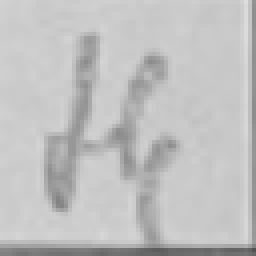
#> input picture realdataset/cells_64x64/p1_r14_c11_Ң.png, 64 x 64 px, given in place of media_1789575689337.jpg, which was not available (shown 4 times larger)
$ python process_realdataset.py
#> lines starting #> are read from the running program, lines starting #| are printed output that depends on the picture
"""
Rectify and slice handwritten collection sheet photos into labeled dataset.
Grid specification:
- 24 rows per sheet, 17 cells per row (10x10 mm each)
- Left prompt box (12 mm + 3 mm gap)
- Row height: 10 mm, Row gap: 1.8 mm
- Total cells across 5 pages: 5 * 24 * 17 = 2,040 samples
"""

import os
import sys
import json
import csv
from pathlib import Path
import cv2
import numpy as np

sys.stdout.reconfigure(encoding='utf-8', line_buffering=True)

# 1. Letter Schedule matching generate_collection_pdf.py
LETTER_SCHEDULE = [
    ("Ә", 5), ("Җ", 5), ("Ң", 5), ("Ө", 5), ("Ү", 5), ("Һ", 5),
    ("Щ", 4), ("Ц", 4), ("Ч", 4), ("Ш", 4), ("Д", 4), ("Ю", 4),
    ("Б", 4), ("Э", 4),
    ("А", 2), ("В", 2), ("Г", 2), ("Е", 2), ("Ё", 2), ("Ж", 2),
    ("З", 2), ("И", 2), ("Й", 2), ("К", 2), ("Л", 2), ("М", 2),
    ("Н", 2), ("О", 2), ("П", 2), ("Р", 2), ("С", 2), ("Т", 2),
    ("У", 2), ("Ф", 2), ("Х", 2), ("Ъ", 2), ("Ы", 2), ("Ь", 2),
    ("Я", 2),
    ("Ә", 2), ("Җ", 2), ("Ң", 2), ("Ө", 2), ("Щ", 2),
]

all_rows = []
for char, count in LETTER_SCHEDULE:
    for _ in range(count):
        all_rows.append(char)

ROWS_PER_PAGE = 24
COLS_PER_ROW = 17

PAGE_LETTERS = {}
for p in range(5):
    PAGE_LETTERS[p + 1] = all_rows[p * ROWS_PER_PAGE : (p + 1) * ROWS_PER_PAGE]

# 2. Source Images
PAGE_IMAGES = {
    1: r"C:/Users/galee/.gemini/antigravity/brain/4ab736f3-96bf-481a-bcfe-485478017736/.user_uploaded/media_1789575689337.jpg",
    2: r"C:/Users/galee/.gemini/antigravity/brain/4ab736f3-96bf-481a-bcfe-485478017736/.user_uploaded/media_1789575689351.jpg",
    3: r"C:/Users/galee/.gemini/antigravity/brain/4ab736f3-96bf-481a-bcfe-485478017736/.user_uploaded/media_1789575689319.jpg",
    4: r"C:/Users/galee/.gemini/antigravity/brain/4ab736f3-96bf-481a-bcfe-485478017736/.user_uploaded/media_1789575689304.jpg",
    5: r"C:/Users/galee/.gemini/antigravity/brain/4ab736f3-96bf-481a-bcfe-485478017736/.user_uploaded/media_1789575689366.jpg",
}

# 3. Exact Corner Coordinates for Grid Table [TL, TR, BR, BL]
GRID_CORNERS = {
    1: {'TL': [44, 16], 'TR': [693, 15], 'BR': [707, 972], 'BL': [42, 975]},
    2: {'TL': [52, 15], 'TR': [700, 35], 'BR': [723, 986], 'BL': [59, 989]},
    3: {'TL': [59, 16], 'TR': [694, 27], 'BR': [717, 978], 'BL': [54, 992]},
    4: {'TL': [36, 28], 'TR': [692, 15], 'BR': [717, 994], 'BL': [59, 974]},
    5: {'TL': [38, 15], 'TR': [704, 28], 'BR': [709, 985], 'BL': [49, 978]},
}

# Canvas geometry: 10 px / mm
CANVAS_W = 1850
CANVAS_H = 2814
BOX_SIZE = 100
ROW_HEIGHT = 100
ROW_GAP = 18
BOXES_X_START = 150  # prompt (120) + gap (30)


def _save_image_unicode(path: Path, img: np.ndarray) -> None:
    ext = path.suffix or ".png"
    ok, buf = cv2.imencode(ext, img)
    if not ok:
        raise IOError(f"Failed to encode image for {path}")
    path.write_bytes(buf.tobytes())


def process_dataset(out_base="realdataset"):
#> called with out_base = 'realdataset'
    out_dir = Path(out_base)
    out_dir.mkdir(parents=True, exist_ok=True)

    # Folders
    by_class_dir = out_dir / "by_class"
    raw_dir = out_dir / "cells_100x100"
    norm_dir = out_dir / "cells_64x64"
    prompts_dir = out_dir / "prompts"

    by_class_dir.mkdir(parents=True, exist_ok=True)
    raw_dir.mkdir(parents=True, exist_ok=True)
    norm_dir.mkdir(parents=True, exist_ok=True)
    prompts_dir.mkdir(parents=True, exist_ok=True)

    dst_canvas = np.array([
        [0, 0],
        [CANVAS_W, 0],
        [CANVAS_W, CANVAS_H],
        [0, CANVAS_H]
    ], dtype=np.float32)

    records = []
    char_counts = {}

    for page_num in range(1, 6):
        img_path = PAGE_IMAGES[page_num]
        print(f"Processing Page {page_num}/5 from {Path(img_path).name}...")
        img = cv2.imread(img_path)
#> img is the input picture: shape (64, 64, 3); min 83, max 221, mean 192
        if img is None:
            raise FileNotFoundError(f"Cannot load image {img_path}")

        c = GRID_CORNERS[page_num]
        src_quad = np.array([c['TL'], c['TR'], c['BR'], c['BL']], dtype=np.float32)
        M = cv2.getPerspectiveTransform(src_quad, dst_canvas)
        warped = cv2.warpPerspective(img, M, (CANVAS_W, CANVAS_H))
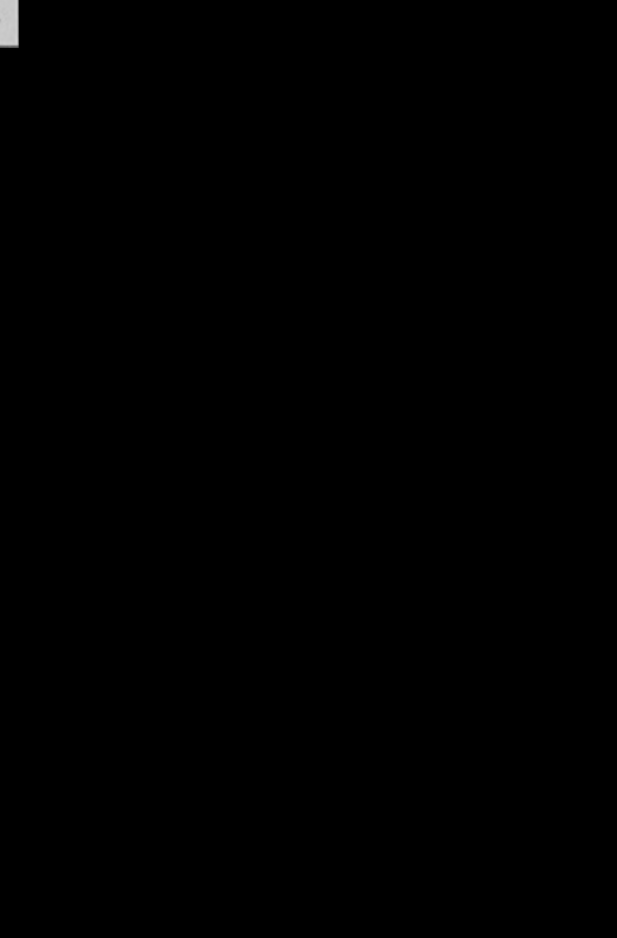
#> warped: shape (2814, 1850, 3) (shown at 1/3 size); min 0, max 213, mean 0.3

        # Save rectified page preview
        _save_image_unicode(out_dir / f"rectified_page_{page_num}.jpg", cv2.resize(warped, (925, 1407)))

        page_rows = PAGE_LETTERS[page_num]

        for r_idx in range(ROWS_PER_PAGE):
            char = page_rows[r_idx]
            y1 = int(r_idx * (ROW_HEIGHT + ROW_GAP))
            y2 = y1 + ROW_HEIGHT

            # Save prompt box
            prompt_crop = warped[y1:y2, 0:120]
            _save_image_unicode(prompts_dir / f"prompt_p{page_num}_r{r_idx:02d}_{char}.png", prompt_crop)

            char_class_dir = by_class_dir / char
            char_class_dir.mkdir(exist_ok=True)

            for c_idx in range(COLS_PER_ROW):
                x1 = BOXES_X_START + c_idx * BOX_SIZE
                x2 = x1 + BOX_SIZE

                # 100x100 raw cell
                cell_bgr = warped[y1:y2, x1:x2]

                cell_id = f"p{page_num}_r{r_idx:02d}_c{c_idx:02d}_{char}"

                # 1. Save raw BGR 100x100
                raw_filename = f"{cell_id}.png"
                _save_image_unicode(raw_dir / raw_filename, cell_bgr)

                # 2. Save in by_class folder
                _save_image_unicode(char_class_dir / raw_filename, cell_bgr)

                # 3. Save standardized 64x64 grayscale (matching OCR model input)
                cell_gray = cv2.cvtColor(cell_bgr, cv2.COLOR_BGR2GRAY)
                cell_64 = cv2.resize(cell_gray, (64, 64), interpolation=cv2.INTER_AREA)
                _save_image_unicode(norm_dir / raw_filename, cell_64)

                # Record metadata
                records.append({
                    "cell_id": cell_id,
                    "char": char,
                    "page": page_num,
                    "row": r_idx,
                    "col": c_idx,
                    "raw_path": f"cells_100x100/{raw_filename}",
                    "norm_64_path": f"cells_64x64/{raw_filename}",
                    "class_path": f"by_class/{char}/{raw_filename}"
                })

                char_counts[char] = char_counts.get(char, 0) + 1
#> this loop made 24 passes
#> pass 1, in process_dataset, `prompt_crop = warped[y1:y2, 0:120]`:
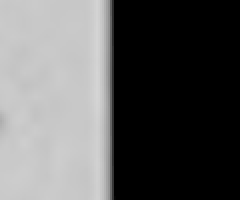
#> prompt_crop: shape (100, 120, 3) (shown 2 times larger); min 0, max 213, mean 92.1
#> pass 2, in process_dataset, `prompt_crop = warped[y1:y2, 0:120]`:
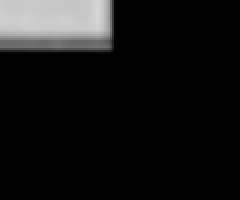
#> prompt_crop: shape (100, 120, 3) (shown 2 times larger); min 0, max 213, mean 20.5
#> after the loop: cell_bgr: shape (100, 100, 3); every value is 0
#> after the loop: cell_gray: shape (100, 100); every value is 0
#> after the loop, char_counts = {'Ә': 85, 'Җ': 85, 'Ң': 85, 'Ө': 85, 'Ү': 68}; records = 408 items
#> pass 2 of the loop in process_dataset, `for page_num in range(1, 6):`:
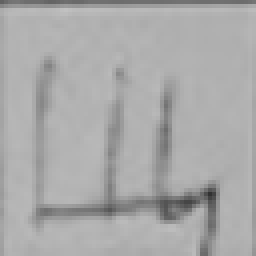
#> input picture realdataset/cells_64x64/p2_r07_c13_Щ.png, 64 x 64 px, given in place of media_1789575689351.jpg, which was not available (shown 4 times larger)
#> in process_dataset, img is the input picture: shape (64, 64, 3); min 50, max 193, mean 169.7
#> in process_dataset, `warped = cv2.warpPerspective(img, M, (CANVAS_W, CANVAS_H))`:
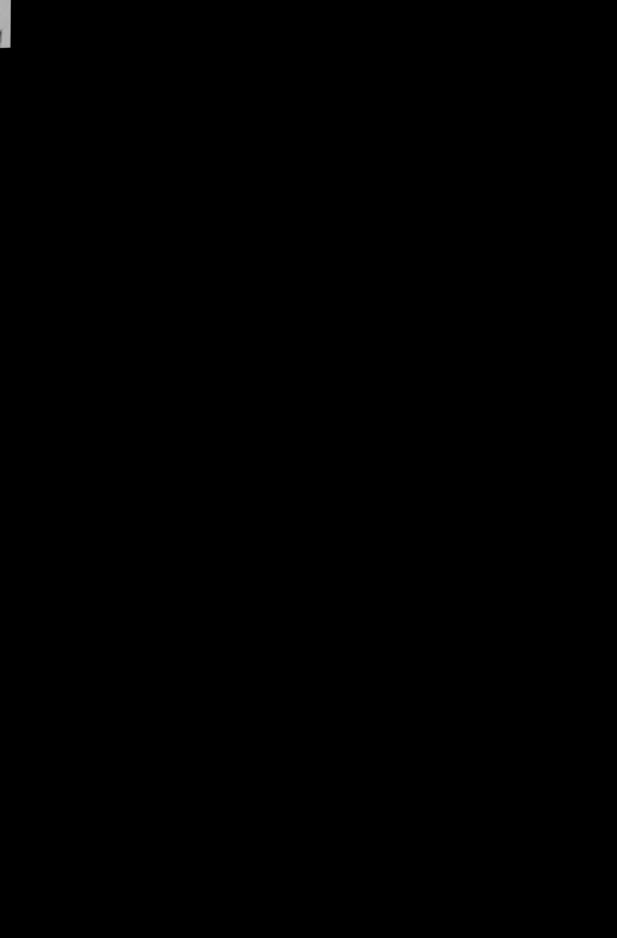
#> warped: shape (2814, 1850, 3) (shown at 1/3 size); min 0, max 183, mean 0.2
#> the loop in process_dataset, `for r_idx in range(ROWS_PER_PAGE):` made 24 passes
#> pass 2, in process_dataset, `prompt_crop = warped[y1:y2, 0:120]`:
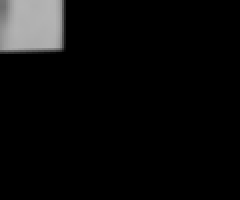
#> prompt_crop: shape (100, 120, 3) (shown 2 times larger); min 0, max 180, mean 11.4
#> after the loop in process_dataset, `for r_idx in range(ROWS_PER_PAGE):`: char_counts = 11 items; records = 816 items

    # Save metadata.csv
    csv_path = out_dir / "metadata.csv"
    with open(csv_path, "w", encoding="utf-8", newline="") as f:
        writer = csv.DictWriter(f, fieldnames=["cell_id", "char", "page", "row", "col", "raw_path", "norm_64_path", "class_path"])
        writer.writeheader()
        writer.writerows(records)

    # Save class_summary.json
    summary_path = out_dir / "class_summary.json"
    with open(summary_path, "w", encoding="utf-8") as f:
        json.dump({
            "total_cells": len(records),
            "total_pages": 5,
            "rows_per_page": 24,
            "cols_per_row": 17,
            "classes_count": len(char_counts),
            "char_counts": char_counts
        }, f, ensure_ascii=False, indent=2)

    print("\n=======================================================")
    print(f"DONE! Processed {len(records)} total handwritten cells.")
    print(f"Unique classes: {len(char_counts)}")
    print(f"Dataset saved to directory: {out_dir.resolve().as_posix()}")
    print("=======================================================")


if __name__ == "__main__":
#> (the run stopped early here; a loop or call above may not have finished)
